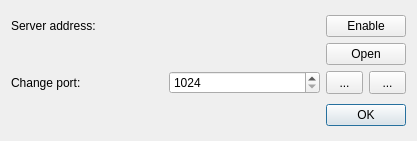
<?xml version="1.0" encoding="UTF-8"?>
<ui version="4.0">
 <class>HttpSetupDialog</class>
 <widget class="QDialog" name="HttpSetupDialog">
  <property name="geometry">
   <rect>
    <x>0</x>
    <y>0</y>
    <width>417</width>
    <height>141</height>
   </rect>
  </property>
  <property name="windowTitle">
   <string>Server Setup</string>
  </property>
  <layout class="QVBoxLayout" name="verticalLayout">
   <item>
    <layout class="QGridLayout" name="gridLayout">
     <item row="2" column="0">
      <layout class="QHBoxLayout" name="horizontalLayout">
       <item>
        <widget class="QLabel" name="label_3">
         <property name="text">
          <string>Change port:</string>
         </property>
        </widget>
       </item>
       <item>
        <widget class="QSpinBox" name="srvPortSpin">
         <property name="minimum">
          <number>1024</number>
         </property>
         <property name="maximum">
          <number>65535</number>
         </property>
         <property name="value">
          <number>1024</number>
         </property>
        </widget>
       </item>
      </layout>
     </item>
     <item row="2" column="1">
      <widget class="QToolButton" name="srvPortApply">
       <property name="sizePolicy">
        <sizepolicy hsizetype="Preferred" vsizetype="Preferred">
         <horstretch>0</horstretch>
         <verstretch>0</verstretch>
        </sizepolicy>
       </property>
       <property name="text">
        <string>...</string>
       </property>
       <property name="icon">
        <iconset resource="wdtmon3_lite.qrc">
         <normaloff>:/images/ic_done.png</normaloff>:/images/ic_done.png</iconset>
       </property>
      </widget>
     </item>
     <item row="1" column="0">
      <widget class="QLabel" name="srvAddressLabel">
       <property name="sizePolicy">
        <sizepolicy hsizetype="MinimumExpanding" vsizetype="Preferred">
         <horstretch>0</horstretch>
         <verstretch>0</verstretch>
        </sizepolicy>
       </property>
       <property name="text">
        <string/>
       </property>
      </widget>
     </item>
     <item row="0" column="0">
      <widget class="QLabel" name="label">
       <property name="text">
        <string>Server address:</string>
       </property>
      </widget>
     </item>
     <item row="2" column="2">
      <widget class="QToolButton" name="srvPortRestore">
       <property name="sizePolicy">
        <sizepolicy hsizetype="Preferred" vsizetype="Preferred">
         <horstretch>0</horstretch>
         <verstretch>0</verstretch>
        </sizepolicy>
       </property>
       <property name="text">
        <string>...</string>
       </property>
       <property name="icon">
        <iconset resource="wdtmon3_lite.qrc">
         <normaloff>:/images/ic_settings_backup_restore.png</normaloff>:/images/ic_settings_backup_restore.png</iconset>
       </property>
      </widget>
     </item>
     <item row="1" column="1" colspan="2">
      <widget class="QPushButton" name="srvOpenButton">
       <property name="text">
        <string>Open</string>
       </property>
      </widget>
     </item>
     <item row="0" column="1" colspan="2">
      <widget class="QPushButton" name="srvEnableButton">
       <property name="text">
        <string>Enable</string>
       </property>
      </widget>
     </item>
    </layout>
   </item>
   <item>
    <widget class="QDialogButtonBox" name="buttonBox">
     <property name="orientation">
      <enum>Qt::Horizontal</enum>
     </property>
     <property name="standardButtons">
      <set>QDialogButtonBox::Ok</set>
     </property>
    </widget>
   </item>
  </layout>
 </widget>
 <resources>
  <include location="wdtmon3_lite.qrc"/>
 </resources>
 <connections>
  <connection>
   <sender>buttonBox</sender>
   <signal>accepted()</signal>
   <receiver>HttpSetupDialog</receiver>
   <slot>accept()</slot>
   <hints>
    <hint type="sourcelabel">
     <x>248</x>
     <y>254</y>
    </hint>
    <hint type="destinationlabel">
     <x>157</x>
     <y>274</y>
    </hint>
   </hints>
  </connection>
  <connection>
   <sender>buttonBox</sender>
   <signal>rejected()</signal>
   <receiver>HttpSetupDialog</receiver>
   <slot>reject()</slot>
   <hints>
    <hint type="sourcelabel">
     <x>316</x>
     <y>260</y>
    </hint>
    <hint type="destinationlabel">
     <x>286</x>
     <y>274</y>
    </hint>
   </hints>
  </connection>
 </connections>
</ui>
